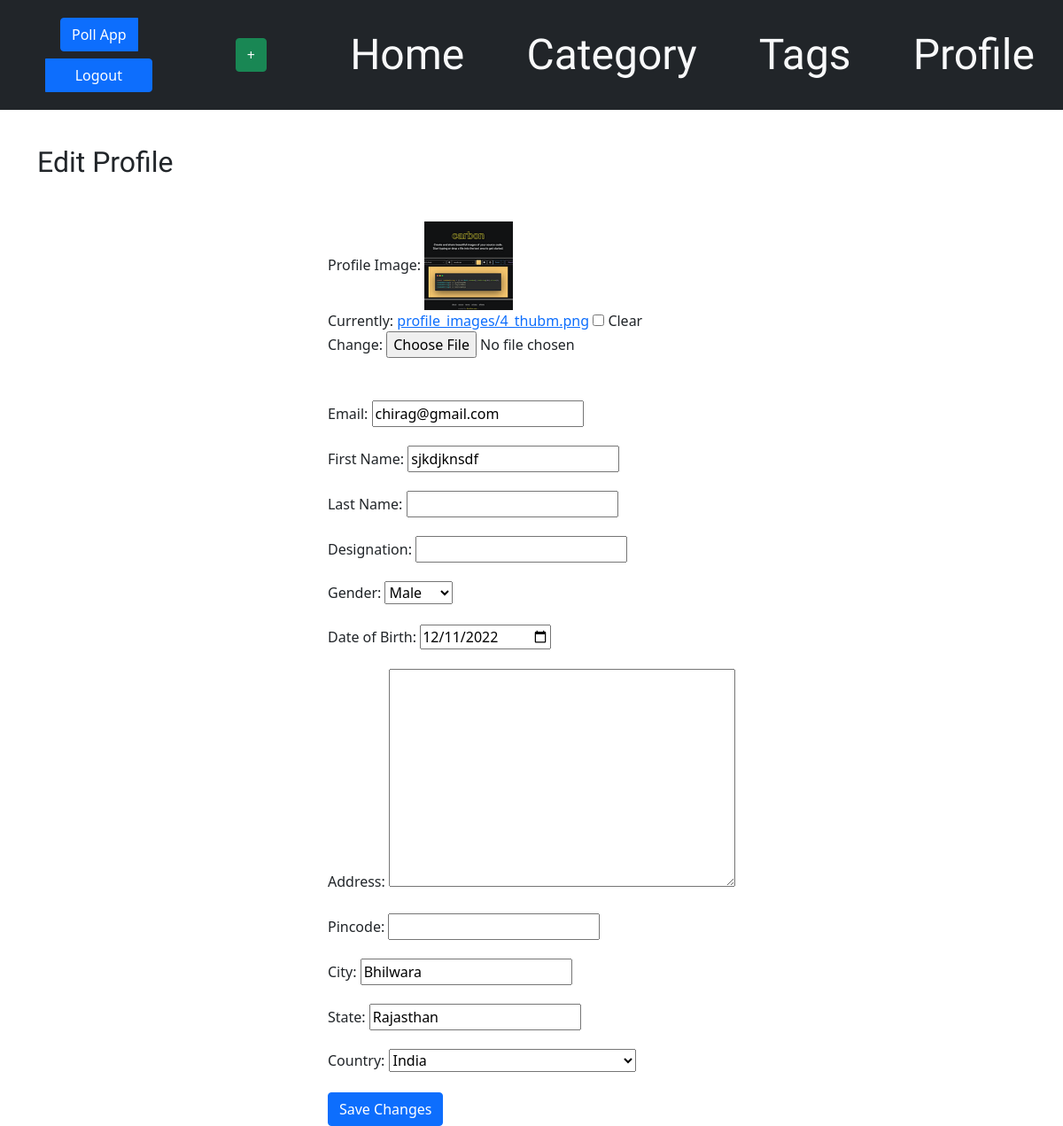
Page /edit_profile/ (signed in) on the earlier database version.
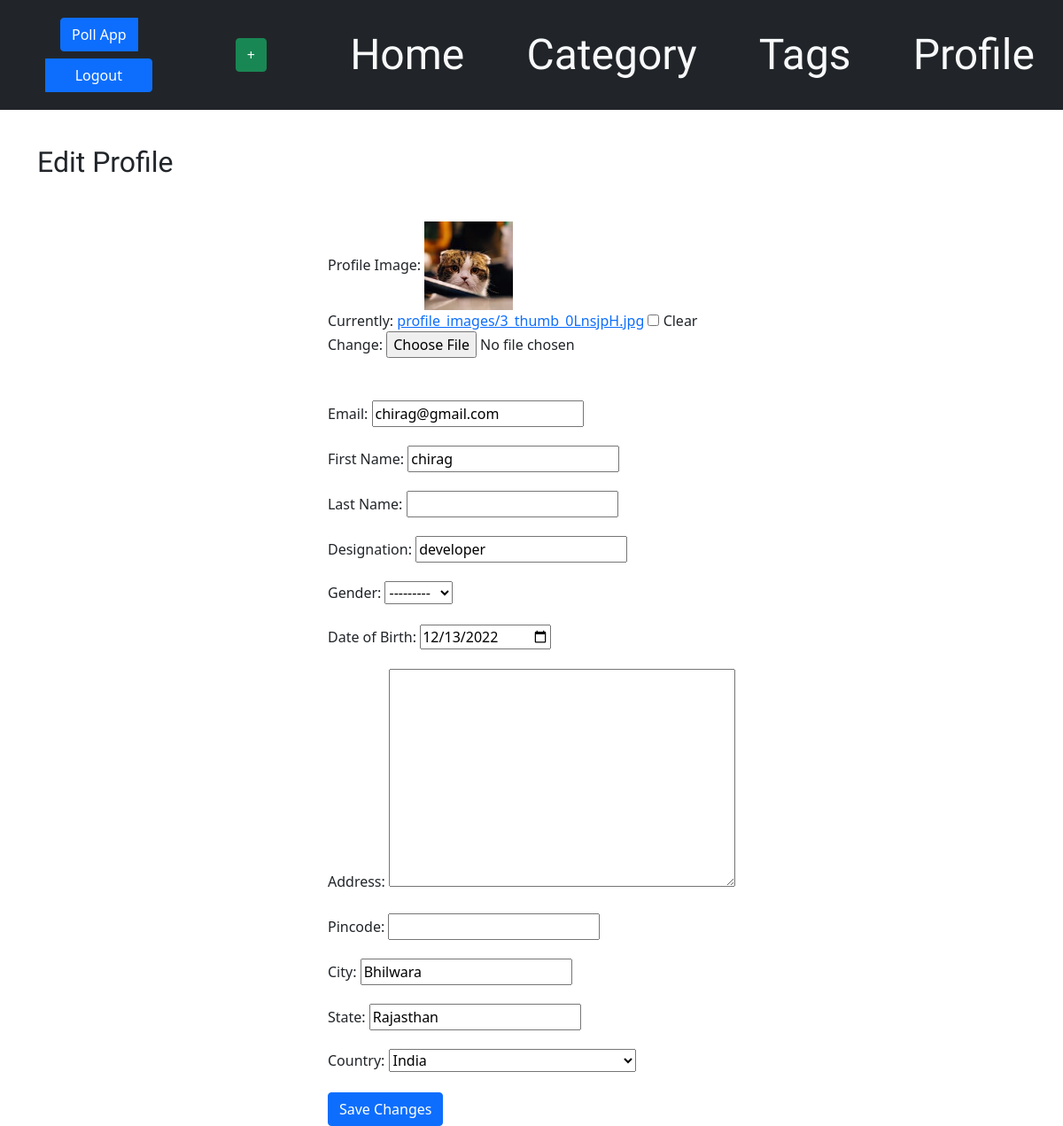
Same page on the later database version.
### blog/models.py (models this page shows, shortened)
class CustomUser(AbstractUser):
    gender = models.CharField(max_length=60,choices=GENDER_CHOICES,blank=True)
    city = models.CharField(max_length=80,blank=True)
    state = models.CharField(max_length=90,blank=True)
    country = models.CharField(max_length=50,blank=True,default='IN',choices=COUNTRY_CHOICES)
    designation = models.CharField(max_length=50,null=True,blank=True)
    img = models.ImageField(blank=True,null=True,upload_to='profile_images/',default='default_img.jpg')
    phone = models.PositiveBigIntegerField(blank=True,default=0000000)
    pincode = models.PositiveIntegerField(blank=True,null=True)
    address = models.TextField(max_length=50,blank=True,null=True)
    dob = models.DateField(blank=True,null=True)

### blog/views.py (the view)
# urls.py: path('edit_profile/', views.edit_profile, name='edit_profile'),
@login_required(login_url='blog:login')
def edit_profile(request):
    user = request.user
    if request.method == 'POST':
        form = CustomUserChangeForm(request.POST,request.FILES, instance=request.user)
        if form.is_valid():
            form.save()
            return redirect('blog:user_detail'  ,username=user.username)
    else:
        form = CustomUserChangeForm(instance=request.user)
    return render(request, 'blog/edit_profile.html', {'form': form})

### blog/forms.py
class CustomUserChangeForm(UserChangeForm):
    class Meta(UserCreationForm.Meta):
        model = CustomUser
        fields =("email", "phone", "first_name", "last_name", "gender", "dob", "designation", "address", "pincode", "city", "state", "country", "img")
        widgets = {
            'dob': forms.DateInput(attrs={'type': 'date'}),
        }

### blog/templates/blog/edit_profile.html (shortened to what this page needs)
{% extends 'blog/base.html' %}
{% load static %}
{% block content %}
<h2 class="mb-4">Edit Profile</h2>
<div class="container mt-5 mx-auto d-flex align-items-center justify-content-center">
    <form method="post" enctype="multipart/form-data">
        <div class="mb-5">
            <label for="{{ form.img.id_for_label }}" class="form-label">Profile Image:</label>
            {% if form.img.value %}
            <img src="/media/{{ form.img.value }}" width="100px" height="100px" alt="Profile Image">
            {% endif %}
            <br>
            <div class="mb-3"> {{ form.img }}</div>
        </div>
        <div class="mb-3">
            <label for="{{ form.email.id_for_label }}" class="form-label">Email:</label>
            {{ form.email }}
        </div>
        <div class="mb-3">
            <label for="{{ form.first_name.id_for_label }}" class="form-label">First Name:</label>
            {{ form.first_name }}
        </div>
        <div class="mb-3">
            <label for="{{ form.last_name.id_for_label }}" class="form-label">Last Name:</label>
            {{ form.last_name }}
        </div>
        <div class="mb-3">
            <label for="{{ form.designation.id_for_label }}" class="form-label">Designation:</label>
            {{ form.designation }}
        </div>
        <div class="mb-3">
            <label for="{{ form.gender.id_for_label }}" class="form-label">Gender:</label>
            {{ form.gender }}
        </div>
        <div class="mb-3">
            <label for="{{ form.dob.id_for_label }}" class="form-label">Date of Birth:</label>
            {{form.dob}}
        </div>
        <div class="mb-3">
            <label for="{{ form.address.id_for_label }}" class="form-label">Address:</label>
            {{ form.address }}
        </div>
        <div class="mb-3">
            <label for="{{ form.pincode.id_for_label }}" class="form-label">Pincode:</label>
            {{ form.pincode }}
        </div>
        <div class="mb-3">
            <label for="{{ form.city.id_for_label }}" class="form-label">City:</label>
            {{ form.city }}
        </div>
        <div class="mb-3">
            <label for="{{ form.state.id_for_label }}" class="form-label">State:</label>
            {{ form.state }}
        </div>
        <div class="mb-3">
            <label for="{{ form.country.id_for_label }}" class="form-label">Country:</label>
            {{ form.country }}
        </div>
        <div class="row">
            <div class="col-md-12">
                <button type="submit" class="btn btn-primary">Save Changes</button>
            </div>
        </div>
    </form>
</div>
{% endblock %}

Differences in the rows shown:
changed CustomUser "chirag@gmail.com": img.value: a different picture; first_name "sjkdjknsdf" → "chirag"; designation (not shown) → "developer"; gender "Male" → "---------"; dob "12/11/2022" → "12/13/2022"
Other differences:
text no longer shown: "Currently: profile_images/4_thubm.png Clear Change:"
text now shown: "Currently: profile_images/3_thumb_0LnsjpH.jpg Clear Change:"
